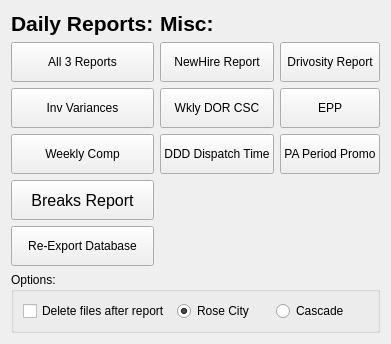
      <widget class="QWidget" name="rcp">
       <attribute name="title">
        <string>Reports</string>
       </attribute>
       <layout class="QGridLayout" name="gridLayout">
        <item row="0" column="0">
         <widget class="QLabel" name="label_5">
          <property name="maximumSize">
           <size>
            <width>16777215</width>
            <height>30</height>
           </size>
          </property>
          <property name="font">
           <font>
            <pointsize>16</pointsize>
            <weight>75</weight>
            <bold>true</bold>
           </font>
          </property>
          <property name="text">
           <string>Daily Reports:</string>
          </property>
         </widget>
        </item>
        <item row="2" column="0">
         <widget class="QPushButton" name="btn_targetrcp">
          <property name="minimumSize">
           <size>
            <width>15</width>
            <height>40</height>
           </size>
          </property>
          <property name="toolTip">
           <string>Run the Inventory Variances Report</string>
          </property>
          <property name="text">
           <string>Inv Variances</string>
          </property>
         </widget>
        </item>
        <item row="1" column="0">
         <widget class="QPushButton" name="btn_all3rcp">
          <property name="minimumSize">
           <size>
            <width>15</width>
            <height>40</height>
           </size>
          </property>
          <property name="toolTip">
           <string>Run all 3 reports</string>
          </property>
          <property name="text">
           <string>All 3 Reports</string>
          </property>
         </widget>
        </item>
        <item row="3" column="0">
         <widget class="QPushButton" name="btn_weekly_comprcp">
          <property name="minimumSize">
           <size>
            <width>15</width>
            <height>40</height>
           </size>
          </property>
          <property name="mouseTracking">
           <bool>false</bool>
          </property>
          <property name="toolTip">
           <string>Run the Daily Weekly Comps Report</string>
          </property>
          <property name="text">
           <string>Weekly Comp</string>
          </property>
          <property name="checkable">
           <bool>false</bool>
          </property>
          <property name="autoDefault">
           <bool>false</bool>
          </property>
          <property name="default">
           <bool>false</bool>
          </property>
          <property name="flat">
           <bool>false</bool>
          </property>
         </widget>
        </item>
        <item row="4" column="0">
         <widget class="QPushButton" name="btn_breaksrcp">
          <property name="minimumSize">
           <size>
            <width>15</width>
            <height>40</height>
           </size>
          </property>
          <property name="font">
           <font>
            <pointsize>12</pointsize>
           </font>
          </property>
          <property name="toolTip">
           <string>Run the Daily Breaks Report</string>
          </property>
          <property name="whatsThis">
           <string/>
          </property>
          <property name="text">
           <string>Breaks Report</string>
          </property>
         </widget>
        </item>
        <item row="0" column="1">
         <widget class="QLabel" name="label_12">
          <property name="font">
           <font>
            <pointsize>16</pointsize>
            <weight>75</weight>
            <bold>true</bold>
           </font>
          </property>
          <property name="text">
           <string>Misc:</string>
          </property>
         </widget>
        </item>
        <item row="1" column="1">
         <widget class="QPushButton" name="btn_new_hirercp">
          <property name="minimumSize">
           <size>
            <width>15</width>
            <height>40</height>
           </size>
          </property>
          <property name="toolTip">
           <string>Run the New Hire Report</string>
          </property>
          <property name="text">
           <string>NewHire Report</string>
          </property>
         </widget>
        </item>
        <item row="1" column="2">
         <widget class="QPushButton" name="btn_drivosity">
          <property name="minimumSize">
           <size>
            <width>15</width>
            <height>40</height>
           </size>
          </property>
          <property name="toolTip">
           <string>Run the Daily Drivosity Report</string>
          </property>
          <property name="text">
           <string>Drivosity Report</string>
          </property>
         </widget>
        </item>
        <item row="2" column="1">
         <widget class="QPushButton" name="btn_weekly_dor">
          <property name="minimumSize">
           <size>
            <width>15</width>
            <height>40</height>
           </size>
          </property>
          <property name="toolTip">
           <string>Run the Weekly &quot;Breaks&quot; type report</string>
          </property>
          <property name="text">
           <string>Wkly DOR CSC</string>
          </property>
         </widget>
        </item>
        <item row="2" column="2">
         <widget class="QPushButton" name="btn_epp">
          <property name="minimumSize">
           <size>
            <width>15</width>
            <height>40</height>
           </size>
          </property>
          <property name="toolTip">
           <string>Run the EPP Report</string>
          </property>
          <property name="text">
           <string>EPP</string>
          </property>
         </widget>
        </item>
        <item row="3" column="1">
         <widget class="QPushButton" name="btn_DDD">
          <property name="minimumSize">
           <size>
            <width>15</width>
            <height>40</height>
           </size>
          </property>
          <property name="toolTip">
           <string>Runs the DDD Dispatch Time report</string>
          </property>
          <property name="text">
           <string>DDD Dispatch Time</string>
          </property>
         </widget>
        </item>
        <item row="3" column="2">
         <widget class="QPushButton" name="btn_PA_Promo">
          <property name="minimumSize">
           <size>
            <width>15</width>
            <height>40</height>
           </size>
          </property>
          <property name="toolTip">
           <string>Will Prompt you to open the report downloaded from PA</string>
          </property>
          <property name="text">
           <string>PA Period Promo</string>
          </property>
         </widget>
        </item>
        <item row="5" column="0">
         <widget class="QPushButton" name="btn_reexport">
          <property name="minimumSize">
           <size>
            <width>15</width>
            <height>40</height>
           </size>
          </property>
          <property name="toolTip">
           <string>Re-export both the RCP and CCD Database files for Drivosity and Breaks</string>
          </property>
          <property name="text">
           <string>Re-Export Database</string>
          </property>
         </widget>
        </item>
        <item row="9" column="0" colspan="3">
         <widget class="QGroupBox" name="groupBox">
          <property name="minimumSize">
           <size>
            <width>0</width>
            <height>60</height>
           </size>
          </property>
          <property name="maximumSize">
           <size>
            <width>16777215</width>
            <height>100</height>
           </size>
          </property>
          <property name="title">
           <string>Options:</string>
          </property>
          <layout class="QHBoxLayout" name="horizontalLayout_2">
           <item>
            <widget class="QCheckBox" name="check_delete">
             <property name="text">
              <string>Delete files after report</string>
             </property>
            </widget>
           </item>
           <item>
            <widget class="QRadioButton" name="radio_RCP">
             <property name="text">
              <string>Rose City</string>
             </property>
             <property name="checked">
              <bool>true</bool>
             </property>
            </widget>
           </item>
           <item>
            <widget class="QRadioButton" name="radio_CCD">
             <property name="text">
              <string>Cascade</string>
             </property>
            </widget>
           </item>
          </layout>
         </widget>
        </item>
       </layout>
      </widget>
